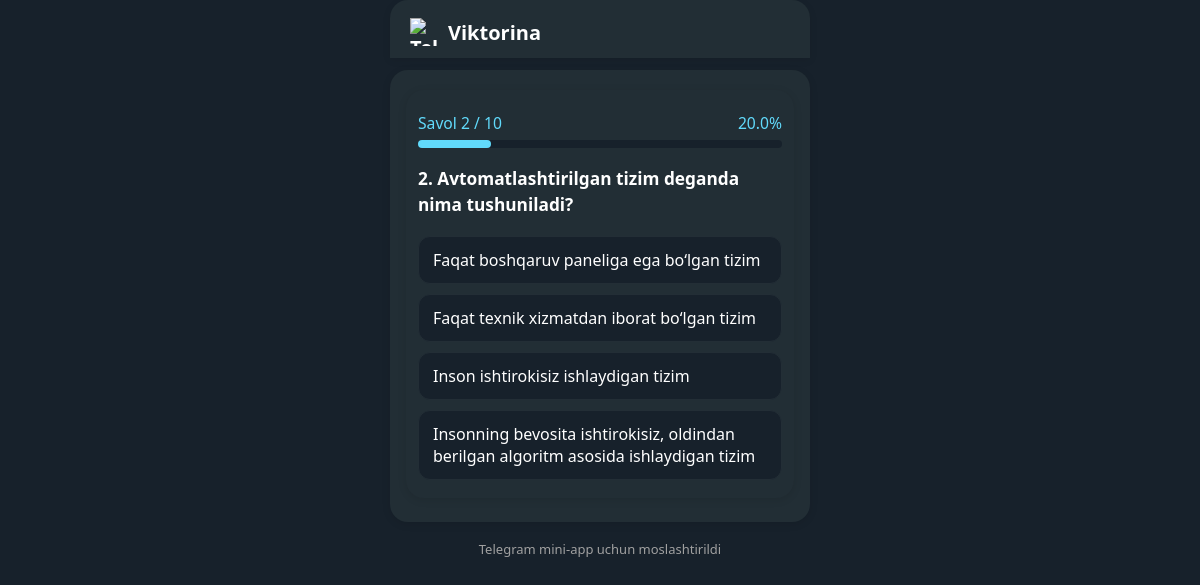
The page /quiz/1/question/1/ on the database as committed earlier.
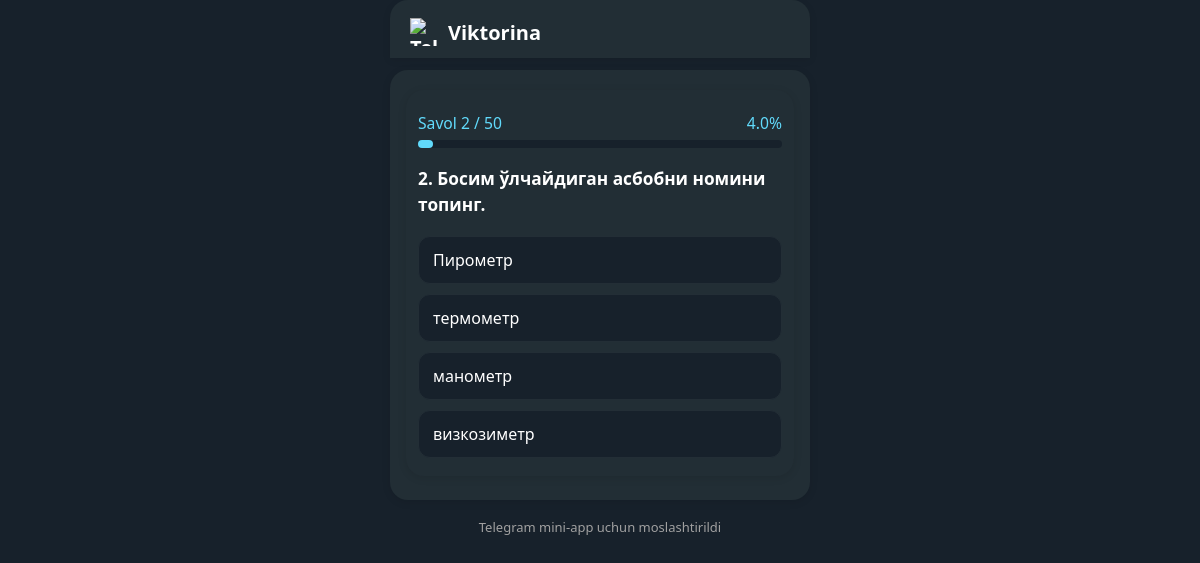
The same page on the database as committed later.
### quiz/models.py (models this page shows, shortened)
class Question(models.Model):
    quiz = models.ForeignKey(Quiz, on_delete=models.CASCADE, related_name="questions")
    text = models.TextField()

class Answer(models.Model):
    question = models.ForeignKey(Question, on_delete=models.CASCADE, related_name="answers")
    text = models.CharField(max_length=500)
    is_correct = models.BooleanField(default=False)

### quiz/views.py (the view, shortened to what this page needs)
# urls.py: path("<int:quiz_id>/question/<int:question_index>/", views.quiz_question, name="quiz_question"),
def quiz_question(request, quiz_id, question_index):
    quiz = get_object_or_404(Quiz, id=quiz_id)
    questions = list(quiz.questions.all())
    total = len(questions)
    if question_index >= total:
        return redirect("quiz:quiz_finish", quiz_id=quiz.id)
    question = questions[question_index]
    answers = list(question.answers.all())
    random.shuffle(answers)  # Variantlar tasodifiy tartibda aralashtiriladi
    answered = request.session.get("answered", {})
    feedback = None
    progress = round(((question_index + 1) / total) * 100, 2)
    return render(request, "quiz_question.html", {
        "quiz": quiz,
        "question": question,
        "answers": answers,  # Aralashtirilgan variantlar
        "index": question_index,
        "total": total,
        "feedback": feedback,
        "progress": progress,
    })

### templates/quiz_question.html (shortened to what this page needs)
{% extends "base.html" %}
{% block content %}
<div style="background: var(--tg-theme-secondary-bg-color, #222e35); border-radius: 18px; box-shadow: 0 2px 8px 0 rgba(0,0,0,0.10); max-width: 420px; margin: 0 auto; padding: 22px 12px 18px 12px;">
  <div style="margin-bottom: 18px;">
    <div style="display: flex; justify-content: space-between; margin-bottom: 6px; font-size: 0.98rem; font-weight: 500; color: var(--tg-theme-link-color, #61dafb);">
      <span> Savol {{ index|add:1 }} / {{ total }} </span>
      <span> {{ progress }}% </span>
    </div>
    <div style="width: 100%; background: var(--tg-theme-bg-color, #17212b); border-radius: 8px; height: 8px;">
      <div style="background: var(--tg-theme-link-color, #61dafb); height: 8px; border-radius: 8px; width: {{ progress }}%; transition: width 0.5s;"></div>
    </div>
  </div>
  <div style="font-size: 1.08rem; font-weight: 600; margin-bottom: 18px; color: var(--tg-theme-text-color, #fff); line-height: 1.5;">
    {{ index|add:1 }}. {{ question.text }}
  </div>
  <form method="post" id="quiz-form" style="display: flex; flex-direction: column; gap: 10px;">
    {% for answer in answers %}
      {% if feedback %}
        {% if feedback.selected_id and answer.id == feedback.selected_id and not feedback.is_correct %}
          <div style="padding: 12px 14px; border-radius: 12px; background: #ffeded; color: #d32f2f; border: 1.5px solid #d32f2f; font-weight: 500; display: flex; align-items: center; gap: 8px;">
            ❌ {{ answer.text }}
            <span style="font-size: 0.85rem; color: #b0b0b0; margin-left: 6px;">(tanlagan javobingiz)</span>
          </div>
        {% elif answer.id == feedback.correct_id %}
          <div style="padding: 12px 14px; border-radius: 12px; background: #e6f9ed; color: #388e3c; border: 1.5px solid #388e3c; font-weight: 500; display: flex; align-items: center; gap: 8px;">
            ✅ {{ answer.text }}
            {% if feedback.selected_id == answer.id %}
              <span style="font-size: 0.85rem; color: #b0b0b0; margin-left: 6px;">(tanlagan javobingiz)</span>
            {% endif %}
          </div>
        {% else %}
          <div style="padding: 12px 14px; border-radius: 12px; background: var(--tg-theme-bg-color, #17212b); color: var(--tg-theme-hint-color, #a0a0a0); border: 1.5px solid #232e36; font-weight: 500;">{{ answer.text }}</div>
        {% endif %}
      {% else %}
        <label style="display: block; padding: 12px 14px; border-radius: 12px; background: var(--tg-theme-bg-color, #17212b); color: var(--tg-theme-text-color, #fff); border: 1.5px solid #232e36; font-weight: 500; cursor: pointer; transition: background 0.2s, border 0.2s; margin-bottom: 0;">
          <span style="font-size: 1rem;">{{ answer.text }}</span>
        </label>
      {% endif %}
    {% endfor %}
  </form>
</div>
{% endblock %}

Rows that differ between the two databases and show on the page:
changed Question: text "Avtomatlashtirilgan tizim deganda nima tushuniladi?" → "Босим ўлчайдиган асбобни номини топинг."
changed Answer: text "Faqat boshqaruv paneliga ega boʻlgan tizim" → "Пирометр"
changed Answer: text "Faqat texnik xizmatdan iborat boʻlgan tizim" → "термометр"
changed Answer: text "Inson ishtirokisiz ishlaydigan tizim" → "манометр"
changed Answer: text "Insonning bevosita ishtirokisiz, oldindan berilgan algoritm asosida ishlaydigan tizim" → "визкозиметр"
Other text that changed with them:
{{ total }}: "10" → "50"
{{ progress }}: "20.0" → "4.0"
{{ progress }}: 20.0 → 4.0 (drawn)
